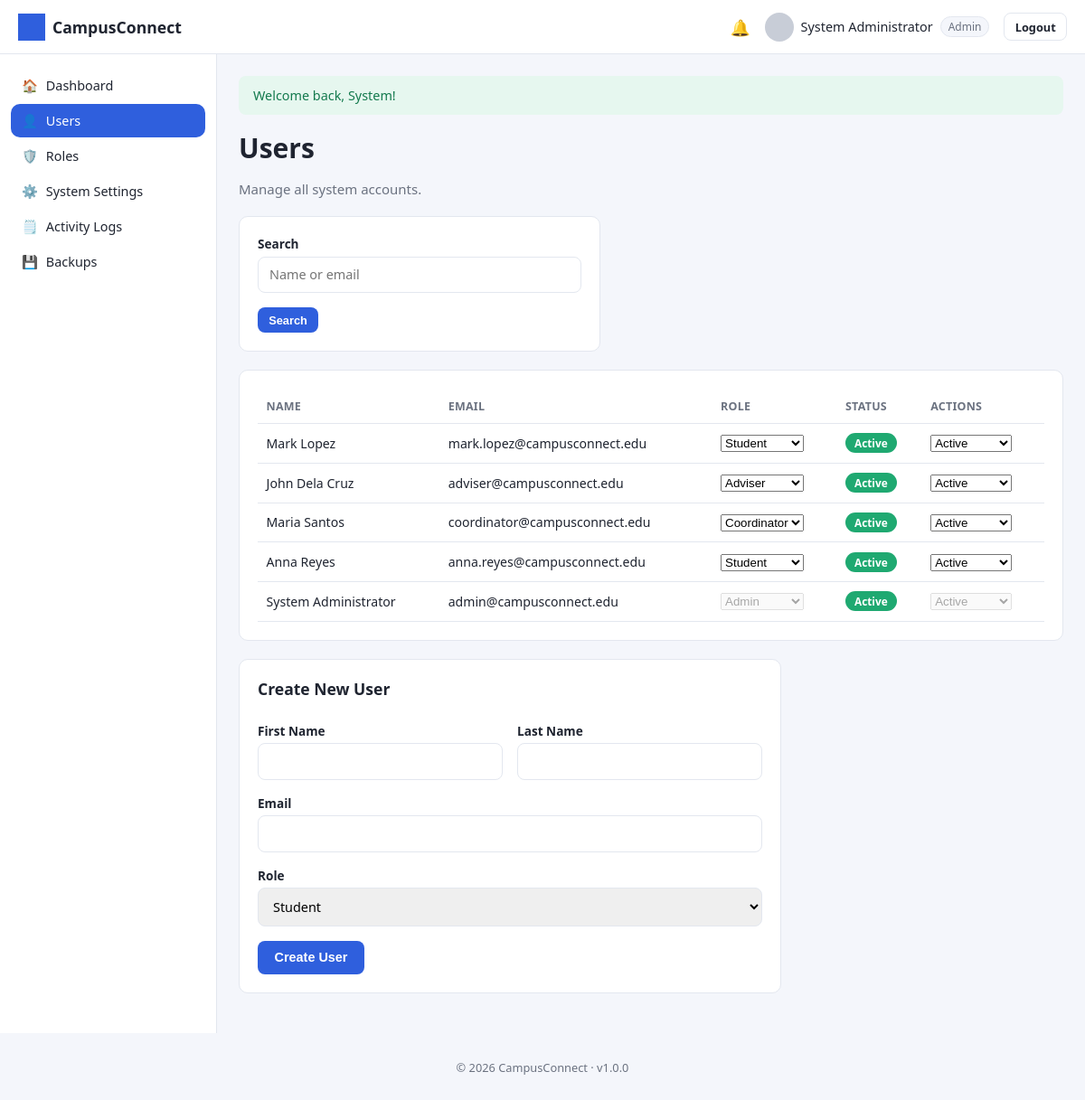
The page /admin/users.php (signed in) on the database its author committed.
### tables this page shows
CREATE TABLE users (
    user_id INT AUTO_INCREMENT PRIMARY KEY,
    role_id INT NOT NULL,
    id_number VARCHAR(50) UNIQUE,
    first_name VARCHAR(100) NOT NULL,
    last_name VARCHAR(100) NOT NULL,
    email VARCHAR(150) NOT NULL UNIQUE,
    password_hash VARCHAR(255) NOT NULL,
    program VARCHAR(150) DEFAULT NULL,
    department VARCHAR(150) DEFAULT NULL,
    profile_photo VARCHAR(255) DEFAULT 'default-profile.png',
    contact_number VARCHAR(30) DEFAULT NULL,
    status ENUM('active','inactive','suspended') DEFAULT 'active',
    remember_token VARCHAR(255) DEFAULT NULL,
    reset_token VARCHAR(255) DEFAULT NULL,
    reset_token_expires DATETIME DEFAULT NULL,
    created_at TIMESTAMP DEFAULT CURRENT_TIMESTAMP,
    updated_at TIMESTAMP DEFAULT CURRENT_TIMESTAMP ON UPDATE CURRENT_TIMESTAMP,
    FOREIGN KEY (role_id) REFERENCES roles(role_id)
);

CREATE TABLE roles (
    role_id INT AUTO_INCREMENT PRIMARY KEY,
    role_name VARCHAR(50) NOT NULL UNIQUE   
);

### config/database.php (called while the page is built, shortened)
<?php
function getDB(): PDO
{
    static $pdo = null;
    if ($pdo === null) {
        $dsn = 'mysql:host=' . DB_HOST . ';dbname=' . DB_NAME . ';charset=' . DB_CHARSET;
        $options = [
            PDO::ATTR_ERRMODE            => PDO::ERRMODE_EXCEPTION,
            PDO::ATTR_DEFAULT_FETCH_MODE => PDO::FETCH_ASSOC,
            PDO::ATTR_EMULATE_PREPARES   => false,
        ];
        try {
            $pdo = new PDO($dsn, DB_USER, DB_PASS, $options);
        } catch (PDOException $e) {
            error_log('Database connection failed: ' . $e->getMessage());
            die('Database connection failed. Please try again later or contact the administrator.');
        }
    }
    return $pdo;
}

### admin/users.php (the view, shortened to what this page needs)
<?php
require_once __DIR__ . '/../config/database.php';
require_once __DIR__ . '/../includes/functions.php';
$db = getDB();
$admin = currentUser();
$search = trim($_GET['q'] ?? '');
$sql = 'SELECT u.*, r.role_name FROM users u JOIN roles r ON r.role_id = u.role_id';
$params = [];
$sql .= ' ORDER BY u.created_at DESC';
$stmt = $db->prepare($sql);
$stmt->execute($params);
$users = $stmt->fetchAll();
$roles = $db->query('SELECT * FROM roles ORDER BY role_id')->fetchAll();
include __DIR__ . '/../includes/header.php';
?>
<div class="page-header"><div><h1>Users</h1><p>Manage all system accounts.</p></div></div>
<form method="GET" class="card" style="max-width:400px">
    <div class="form-group"><label>Search</label><input type="text" name="q" value="<?= e($search) ?>" placeholder="Name or email"></div>
    <button type="submit" class="btn btn-sm btn-primary">Search</button>
</form>
<div class="card">
    <table>
        <thead><tr><th>Name</th><th>Email</th><th>Role</th><th>Status</th><th>Actions</th></tr></thead>
        <tbody>
        <?php foreach ($users as $u): ?>
        <tr>
            <td><?= e($u['first_name'] . ' ' . $u['last_name']) ?></td>
            <td><?= e($u['email']) ?></td>
            <td>
                <form method="POST" style="display:inline-flex; gap:.3rem;">
                    <select name="role_id" onchange="this.form.submit()" <?= $u['user_id'] == $admin['user_id'] ? 'disabled' : '' ?>>
                        <?php foreach ($roles as $r): ?>
                        <option value="<?= (int)$r['role_id'] ?>" <?= $u['role_id'] == $r['role_id'] ? 'selected' : '' ?>><?= e(ucfirst($r['role_name'])) ?></option>
                        <?php endforeach; ?>
                    </select>
                </form>
            </td>
            <td><?= statusBadge($u['status']) ?></td>
            <td>
                <form method="POST" style="display:inline-flex; gap:.3rem;">
                    <select name="status" onchange="this.form.submit()" <?= $u['user_id'] == $admin['user_id'] ? 'disabled' : '' ?>>
                        <option value="active" <?= $u['status']==='active'?'selected':'' ?>>Active</option>
                    </select>
                </form>
            </td>
        </tr>
        <?php endforeach; ?>
        </tbody>
    </table>
</div>
<div class="card" style="max-width:600px">
    <div class="card-header"><h3>Create New User</h3></div>
    <form method="POST" novalidate>
        <div class="form-grid">
            <div class="form-group"><label>First Name</label><input type="text" name="first_name" required></div>
            <div class="form-group"><label>Last Name</label><input type="text" name="last_name" required></div>
            <div class="form-group form-span-2"><label>Email</label><input type="email" name="email" required></div>
            <div class="form-group form-span-2">
                <label>Role</label>
                <select name="role_id">
                    <?php foreach ($roles as $r): ?>
                    <option value="<?= (int)$r['role_id'] ?>"><?= e(ucfirst($r['role_name'])) ?></option>
                    <?php endforeach; ?>
                </select>
            </div>
        </div>
        <button type="submit" class="btn btn-primary">Create User</button>
    </form>
</div>
<?php include __DIR__ . '/../includes/footer.php'; ?>

### includes/navbar.php (shortened to what this page needs)
<?php
$navUser = currentUser();
$unread  = $navUser ? unreadNotificationCount((int) $navUser['user_id']) : 0;
$roleName = currentRoleName();
?>
<header class="navbar">
    <div class="navbar-brand">
        <img src="<?= BASE_URL ?>/assets/images/logo.png" alt="<?= e(APP_NAME) ?>" class="navbar-logo">
        <span><?= e(APP_NAME) ?></span>
    </div>
    <div class="navbar-right">
        <a class="navbar-icon" href="<?= BASE_URL ?>/<?= e($roleName) ?>/notifications<?= $roleName === 'student' ? '/index.php' : '.php' ?>" title="Notifications">
            🔔<?php if ($unread > 0): ?><span class="badge-dot"><?= $unread ?></span><?php endif; ?>
        </a>
        <div class="navbar-user">
            <img src="<?= BASE_URL ?>/assets/images/<?= e($navUser['profile_photo'] ?? 'default-profile.png') ?>" class="navbar-avatar" alt="Profile">
            <span><?= e(($navUser['first_name'] ?? '') . ' ' . ($navUser['last_name'] ?? '')) ?></span>
            <span class="role-tag"><?= e(ucfirst($roleName ?? '')) ?></span>
        </div>
        <a class="btn btn-sm btn-outline" href="<?= BASE_URL ?>/logout.php">Logout</a>
    </div>
</header>

### includes/functions.php (shortened to what this page needs)
<?php
function e(?string $value): string
{
    return htmlspecialchars($value ?? '', ENT_QUOTES, 'UTF-8');
}
function isLoggedIn(): bool
{
    return !empty($_SESSION['user_id']);
}
function currentRoleId(): ?int
{
    return $_SESSION['role_id'] ?? null;
}
function currentRoleName(): ?string
{
    $roleId = currentRoleId();
    return $roleId ? (ROLE_NAMES[$roleId] ?? null) : null;
}
function currentUser(): ?array
{
    static $user = null;
    if ($user !== null) {
        return $user;
    }
    $stmt = getDB()->prepare('SELECT * FROM users WHERE user_id = ? LIMIT 1');
    $stmt->execute([$_SESSION['user_id']]);
    $user = $stmt->fetch() ?: null;
    return $user;
}
function statusBadge(string $status): string
{
    $map = [
        'pending'      => 'secondary',
        'approved'     => 'success',
        'rejected'     => 'danger',
        'draft'        => 'secondary',
        'submitted'    => 'info',
        'under_review' => 'warning',
        'revision'     => 'warning',
        'in_progress'  => 'primary',
        'completed'    => 'success',
        'active'       => 'success',
        'inactive'     => 'secondary',
        'cancelled'    => 'danger',
        'overdue'      => 'danger',
    ];
    $class = $map[$status] ?? 'secondary';
    $label = ucwords(str_replace('_', ' ', $status));
    return '<span class="badge badge-' . $class . '">' . e($label) . '</span>';
}

### assets/css/style.css (style rules this page uses)
:root { --primary: #2f5fdd; --primary-dark: #23439e; --success: #1fa971; --danger: #e0413a; --warning: #e0a13a; --info: #3aa9e0; --secondary: #6b7280; --bg: #f4f6fb; --card-bg: #ffffff; --border: #e3e7ef; --text: #1f2430; --text-muted: #6b7280; --sidebar-width: 240px; --navbar-height: 60px; --radius: 10px; }
* { box-sizing: border-box; }
body { margin: 0; font-family: 'Segoe UI', Roboto, Helvetica, Arial, sans-serif; background: var(--bg); color: var(--text); font-size: 15px; }
a { color: var(--primary); text-decoration: none; }
h1, h2, h3, h4 { margin: 0 0 .5em; font-weight: 600; }
.app-shell { padding-top: var(--navbar-height); }
.navbar { position: fixed; top: 0; left: 0; right: 0; height: var(--navbar-height); background: var(--card-bg); border-bottom: 1px solid var(--border); display: flex; align-items: center; justify-content: space-between; padding: 0 1.25rem; z-index: 100; }
.navbar-brand { display: flex; align-items: center; gap: .5rem; font-weight: 700; font-size: 1.1rem; }
.navbar-logo { height: 30px; width: 30px; object-fit: contain; }
.navbar-right { display: flex; align-items: center; gap: 1rem; }
.navbar-icon { position: relative; font-size: 1.1rem; }
.navbar-user { display: flex; align-items: center; gap: .5rem; font-size: .9rem; }
.navbar-avatar { width: 32px; height: 32px; border-radius: 50%; object-fit: cover; }
.role-tag { background: var(--bg); border: 1px solid var(--border); border-radius: 20px; padding: 2px 8px; font-size: .75rem; color: var(--text-muted); }
.form-group { margin-bottom: 1rem; text-align: left; }
.form-group label { display: block; font-size: .85rem; margin-bottom: .3rem; font-weight: 600; }
.form-group input, .form-group select, .form-group textarea { width: 100%; padding: .6rem .75rem; border: 1px solid var(--border); border-radius: 8px; font-size: .9rem; font-family: inherit; }
.form-grid { display: grid; grid-template-columns: 1fr 1fr; gap: 0 1rem; }
.form-span-2 { grid-column: span 2; }
.btn { display: inline-block; padding: .6rem 1.1rem; border-radius: 8px; border: 1px solid transparent; font-size: .9rem; font-weight: 600; cursor: pointer; text-align: center; }
.btn-sm { padding: .35rem .7rem; font-size: .8rem; }
.btn-primary { background: var(--primary); color: #fff; }
.btn-outline { background: transparent; border-color: var(--border); color: var(--text); }
.card { background: var(--card-bg); border: 1px solid var(--border); border-radius: var(--radius); padding: 1.25rem; margin-bottom: 1.25rem; }
.card-header { display: flex; align-items: center; justify-content: space-between; margin-bottom: 1rem; }
table { width: 100%; border-collapse: collapse; font-size: .88rem; }
th, td { text-align: left; padding: .65rem .6rem; border-bottom: 1px solid var(--border); }
th { color: var(--text-muted); font-weight: 600; font-size: .78rem; text-transform: uppercase; letter-spacing: .02em; }
.badge { display: inline-block; padding: 3px 10px; border-radius: 20px; font-size: .74rem; font-weight: 600; color: #fff; }
.badge-success { background: var(--success); }
.page-header { display: flex; align-items: center; justify-content: space-between; margin-bottom: 1.25rem; flex-wrap: wrap; gap: .75rem; }
.page-header p { color: var(--text-muted); margin: .2rem 0 0; }

### rows shown on the page
users: profile_photo (placeholder picture), first_name+last_name "System Administrator", email "admin@campusconnect.edu", role_id "Admin", status "Active"
users: first_name+last_name "Mark Lopez", email "mark.lopez@campusconnect.edu", role_id "Student", status "Active"
users: first_name+last_name "John Dela Cruz", email "adviser@campusconnect.edu", role_id "Adviser", status "Active"
users: first_name+last_name "Maria Santos", email "coordinator@campusconnect.edu", role_id "Coordinator", status "Active"
users: first_name+last_name "Anna Reyes", email "anna.reyes@campusconnect.edu", role_id "Student", status "Active"

### other values the page prints
APP_NAME "CampusConnect"
$roleName "Admin"
$icon "🏠"
$label "Dashboard"
$label "Users"
$icon "🛡️"
$label "Roles"
$icon "⚙️"
$label "System Settings"
$icon "🗒️"
$label "Activity Logs"
$icon "💾"
$label "Backups"
$f['message'] "Welcome back, System!"
APP_VERSION "1.0.0"
